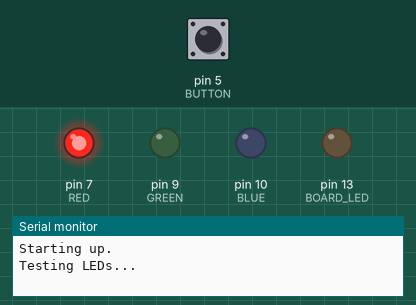
A sketch run on a simulated Arduino Uno, built with avr-gcc and run on an emulated ATmega328P. Shown: output pins drawn as LEDs (lit = HIGH), the last lines printed to the serial monitor. Inputs (shaded band) come from the test bench; at power-on: pin 5 (BUTTON) LOW.

Above: at 0.1 s.
At 0.5 s:
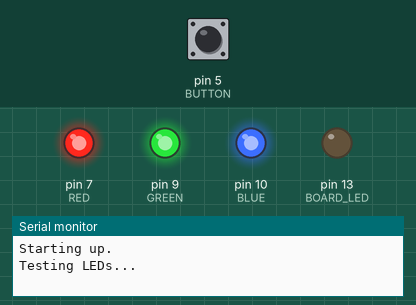
At 1.8 s:
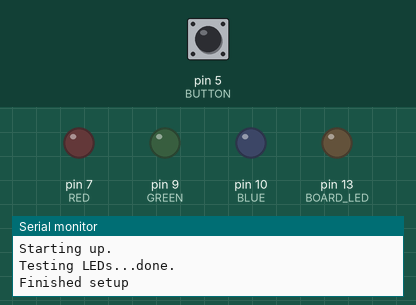
1.9 s: pin 5 (BUTTON) pulled HIGH for 0.15 s
Timing chart, 0 to 4.9 s (numbered marks = the images above; inputs shaded):
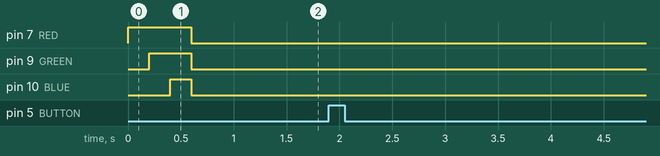

The sketch:

part1.ino
```cpp
#include<avr/io.h>

#define BOARD_LED 13
#define RED 7
#define GREEN 9
#define BLUE 10

#define BUTTON 5

uint16_t previous = 0;
uint16_t count = 0;

/**
 * Init all of the LEDs and test them
 **/
void LEDInit(){
  pinMode(BOARD_LED, OUTPUT);
  pinMode(RED, OUTPUT);
  pinMode(GREEN, OUTPUT);
  pinMode(BLUE, OUTPUT);

   //Turn all off
  digitalWrite(RED,LOW);
  digitalWrite(GREEN,LOW);
  digitalWrite(BLUE,LOW);

  //Test LEDs
  Serial.print("Testing LEDs...");
  digitalWrite(RED,HIGH);
  delay(200);
  digitalWrite(GREEN,HIGH);
  delay(200);
  digitalWrite(BLUE,HIGH);
  delay(200);
  Serial.println("done.");

   //Turn all off
  digitalWrite(RED,LOW);
  digitalWrite(GREEN,LOW);
  digitalWrite(BLUE,LOW);
}

void setup() {
  Serial.begin(9600);
  Serial.println("Starting up.");
  LEDInit();
  pinMode(BUTTON, INPUT);

  //Init counter1
  TCCR1A = 0; //Normal mode 0xffff top, does not roll
  TCCR1B = (1 << CS12) | (1 << CS11); //Clock T1 falling edge
  //Set counter to zero, high byte first
  TCNT1H = 0;
  TCNT1L = 0;

  Serial.println("Finished setup");
}

uint16_t lightTime = 0;
uint16_t lastTime = 0;

void loop(){
  if(TCNT1 > previous){
    delay(100);
    if(TCNT1 > previous + 1)
    {
     Serial.println("Bounce!");
     digitalWrite(RED, HIGH);
     delay(500);
     digitalWrite(RED, LOW);
    }
    count++;
    Serial.print("Count: ");
    Serial.println(count);

    previous = TCNT1;

  }
}
```
